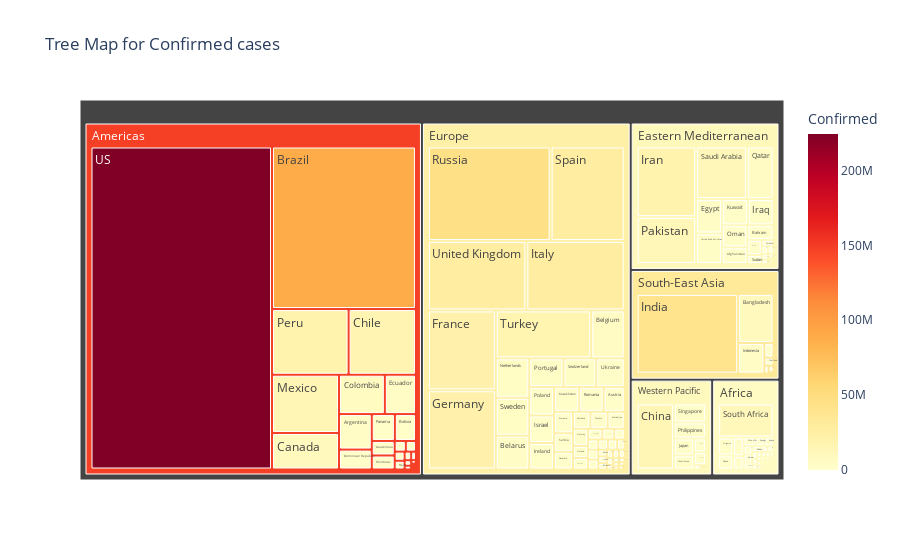

Source (notebook cell):
### Code cell
fig = px.treemap(
    df.groupby(['WHO Region', 'Country/Region'])['Confirmed'].sum().reset_index(),
    path=['WHO Region', 'Country/Region'],
    values='Confirmed',
    color='Confirmed',
    color_continuous_scale='ylorrd',
    title='Tree Map for Confirmed cases')

fig.show()

### Figure 1 — Plotly figure (JSON) as saved in the notebook; plotly's stock layout.template omitted (floating-point values rounded to 4 significant figures; data arrays with more than 128 entries replaced by an {"elided": "..."} marker saying what was removed)
{"data": [{"branchvalues": "total", "customdata": {"elided": "193x1 float values"}, "domain": {"x": [0, 1], "y": [0, 1]}, "hovertemplate": "labels=%{label}<br>Confirmed_sum=%{value}<br>parent=%{parent}<br>id=%{id}<br>Confirmed=%{color}<extra></extra>", "ids": {"elided": "193 str values"}, "labels": {"elided": "193 str values"}, "marker": {"coloraxis": "coloraxis", "colors": {"elided": "193 float values"}}, "name": "", "parents": {"elided": "193 str values"}, "type": "treemap", "values": {"elided": "193 int values"}}], "layout": {"coloraxis": {"colorbar": {"title": {"text": "Confirmed"}}, "colorscale": [[0, "rgb(255,255,204)"], [0.125, "rgb(255,237,160)"], [0.25, "rgb(254,217,118)"], [0.375, "rgb(254,178,76)"], [0.5, "rgb(253,141,60)"], [0.625, "rgb(252,78,42)"], [0.75, "rgb(227,26,28)"], [0.875, "rgb(189,0,38)"], [1, "rgb(128,0,38)"]]}, "legend": {"tracegroupgap": 0}, "title": {"text": "Tree Map for Confirmed cases"}}}
